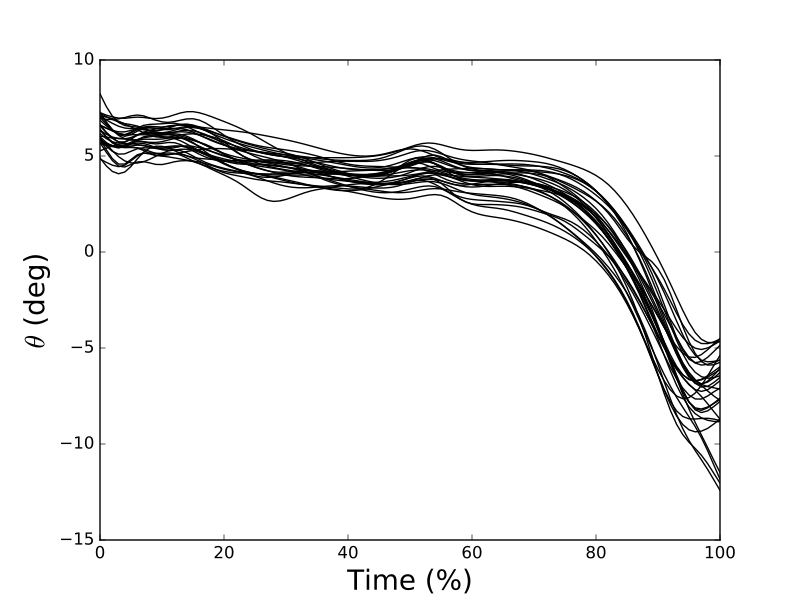

Source code (Python):

import os
import scipy.io
from matplotlib import pyplot



# load Matlab data:
dir0         = os.path.dirname("__file__")
fname        = os.path.join(dir0, 'data', 'ex_kinematics.mat')
Y            = scipy.io.loadmat(fname)['Y']   #30 curves, 100 nodes

# plot:
pyplot.close('all')
pyplot.plot(Y.T, color = 'k')
pyplot.xlabel('Time (%)', size=20)
pyplot.ylabel(r'$\theta$ (deg)', size=20)
# pyplot.show()
